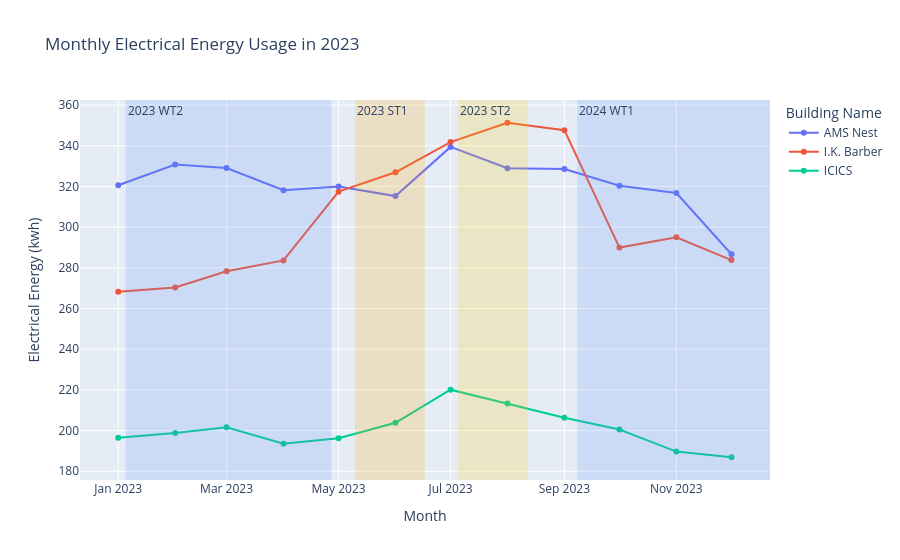

The cell this chart's notebook holds for it:
### Markdown cell above
##### Monthly Electrical Energy Usage in 2023

### Code cell
fig_01 = px.line(monthly_elec_usage, 
        x='ts', 
        y='electrical_energy',
        color='building',
        markers=True,
        title = "Monthly Electrical Energy Usage in 2023",
        labels=dict(ts = "Month", 
                    electrical_energy = "Electrical Energy (kwh)",
                    building = "Building Name"))

semesters = [
    ("2023 WT2", "2023-01-05", "2023-04-27", "rgba(100, 149, 237, 0.2)"),
    ("2023 ST1", "2023-05-10", "2023-06-17", "rgba(255, 165, 0, 0.2)"),
    ("2023 ST2", "2023-07-05", "2023-08-12", "rgba(255, 200, 0, 0.2)"),
    ("2024 WT1", "2023-09-08", "2023-12-22", "rgba(100, 149, 237, 0.2)"),
]

for name, start, end, color in semesters:
    fig_01.add_vrect(x0=start, x1=end, fillcolor=color, line_width=0,
                  annotation_text=name, annotation_position="top left")
    
fig_01.show()

### Figure 1 — Plotly figure (JSON) as saved in the notebook; plotly's stock layout.template omitted (floating-point values rounded to 4 significant figures)
{"data": [{"hovertemplate": "Building Name=AMS Nest<br>Month=%{x}<br>Electrical Energy (kwh)=%{y}<extra></extra>", "legendgroup": "AMS Nest", "line": {"color": "#636efa", "dash": "solid"}, "marker": {"symbol": "circle"}, "mode": "lines+markers", "name": "AMS Nest", "orientation": "v", "showlegend": true, "type": "scatter", "x": ["2023-01-01T00:00:00.000000", "2023-02-01T00:00:00.000000", "2023-03-01T00:00:00.000000", "2023-04-01T00:00:00.000000", "2023-05-01T00:00:00.000000", "2023-06-01T00:00:00.000000", "2023-07-01T00:00:00.000000", "2023-08-01T00:00:00.000000", "2023-09-01T00:00:00.000000", "2023-10-01T00:00:00.000000", "2023-11-01T00:00:00.000000", "2023-12-01T00:00:00.000000"], "xaxis": "x", "y": [320.6, 330.8, 329.1, 318.1, 319.9, 315.3, 339.5, 329.0, 328.6, 320.3, 316.8, 286.7], "yaxis": "y"}, {"hovertemplate": "Building Name=I.K. Barber<br>Month=%{x}<br>Electrical Energy (kwh)=%{y}<extra></extra>", "legendgroup": "I.K. Barber", "line": {"color": "#EF553B", "dash": "solid"}, "marker": {"symbol": "circle"}, "mode": "lines+markers", "name": "I.K. Barber", "orientation": "v", "showlegend": true, "type": "scatter", "x": ["2023-01-01T00:00:00.000000", "2023-02-01T00:00:00.000000", "2023-03-01T00:00:00.000000", "2023-04-01T00:00:00.000000", "2023-05-01T00:00:00.000000", "2023-06-01T00:00:00.000000", "2023-07-01T00:00:00.000000", "2023-08-01T00:00:00.000000", "2023-09-01T00:00:00.000000", "2023-10-01T00:00:00.000000", "2023-11-01T00:00:00.000000", "2023-12-01T00:00:00.000000"], "xaxis": "x", "y": [268.2, 270.3, 278.3, 283.7, 317.5, 327.0, 341.8, 351.3, 347.7, 290.0, 295.0, 283.8], "yaxis": "y"}, {"hovertemplate": "Building Name=ICICS<br>Month=%{x}<br>Electrical Energy (kwh)=%{y}<extra></extra>", "legendgroup": "ICICS", "line": {"color": "#00cc96", "dash": "solid"}, "marker": {"symbol": "circle"}, "mode": "lines+markers", "name": "ICICS", "orientation": "v", "showlegend": true, "type": "scatter", "x": ["2023-01-01T00:00:00.000000", "2023-02-01T00:00:00.000000", "2023-03-01T00:00:00.000000", "2023-04-01T00:00:00.000000", "2023-05-01T00:00:00.000000", "2023-06-01T00:00:00.000000", "2023-07-01T00:00:00.000000", "2023-08-01T00:00:00.000000", "2023-09-01T00:00:00.000000", "2023-10-01T00:00:00.000000", "2023-11-01T00:00:00.000000", "2023-12-01T00:00:00.000000"], "xaxis": "x", "y": [196.5, 198.8, 201.6, 193.5, 196.3, 203.9, 220.1, 213.3, 206.3, 200.6, 189.7, 186.9], "yaxis": "y"}], "layout": {"annotations": [{"showarrow": false, "text": "2023 WT2", "x": "2023-01-05", "xanchor": "left", "xref": "x", "y": 1, "yanchor": "top", "yref": "y domain"}, {"showarrow": false, "text": "2023 ST1", "x": "2023-05-10", "xanchor": "left", "xref": "x", "y": 1, "yanchor": "top", "yref": "y domain"}, {"showarrow": false, "text": "2023 ST2", "x": "2023-07-05", "xanchor": "left", "xref": "x", "y": 1, "yanchor": "top", "yref": "y domain"}, {"showarrow": false, "text": "2024 WT1", "x": "2023-09-08", "xanchor": "left", "xref": "x", "y": 1, "yanchor": "top", "yref": "y domain"}], "legend": {"title": {"text": "Building Name"}, "tracegroupgap": 0}, "shapes": [{"fillcolor": "rgba(100, 149, 237, 0.2)", "line": {"width": 0}, "type": "rect", "x0": "2023-01-05", "x1": "2023-04-27", "xref": "x", "y0": 0, "y1": 1, "yref": "y domain"}, {"fillcolor": "rgba(255, 165, 0, 0.2)", "line": {"width": 0}, "type": "rect", "x0": "2023-05-10", "x1": "2023-06-17", "xref": "x", "y0": 0, "y1": 1, "yref": "y domain"}, {"fillcolor": "rgba(255, 200, 0, 0.2)", "line": {"width": 0}, "type": "rect", "x0": "2023-07-05", "x1": "2023-08-12", "xref": "x", "y0": 0, "y1": 1, "yref": "y domain"}, {"fillcolor": "rgba(100, 149, 237, 0.2)", "line": {"width": 0}, "type": "rect", "x0": "2023-09-08", "x1": "2023-12-22", "xref": "x", "y0": 0, "y1": 1, "yref": "y domain"}], "title": {"text": "Monthly Electrical Energy Usage in 2023"}, "xaxis": {"anchor": "y", "domain": [0, 1], "title": {"text": "Month"}}, "yaxis": {"anchor": "x", "domain": [0, 1], "title": {"text": "Electrical Energy (kwh)"}}}}
